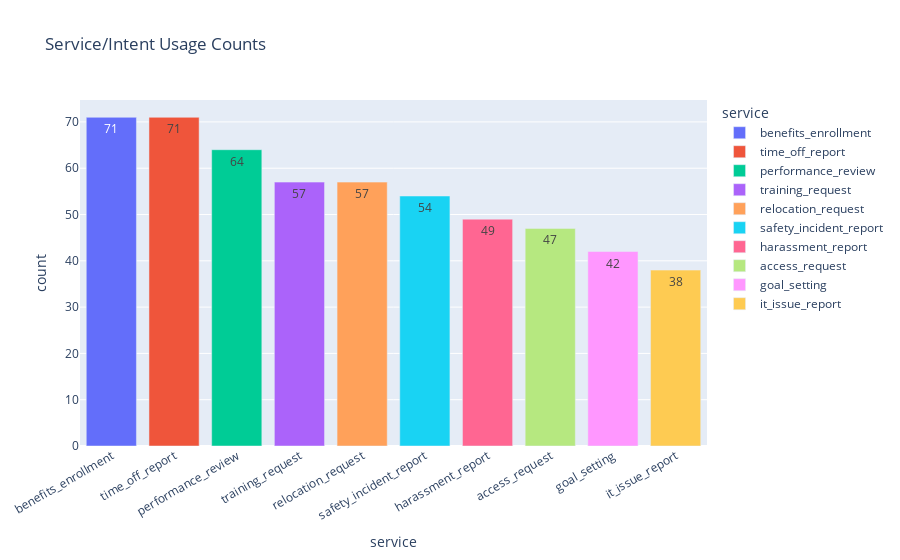

Notebook source saved alongside this figure:
### Markdown cell above
### The distribution of service/Intent

### Code cell
# Convert the value_counts Series to a DataFrame
service_counts = df['service'].value_counts().reset_index()
service_counts.columns = ['service', 'count']

fig = px.bar(
    service_counts, 
    x="service", 
    y="count", 
    title='Service/Intent Usage Counts',
    labels={"Intent": "Intent/Service", "Total Entities": "Total Number of Entities"},
    color="service",
    )

fig.update_traces(texttemplate='%{y}')
fig.update_layout(xaxis_tickangle=-30)


fig.show()

### Figure 1 — Plotly figure (JSON) as saved in the notebook; plotly's stock layout.template omitted (floating-point values rounded to 4 significant figures)
{"data": [{"hovertemplate": "service=%{x}<br>count=%{y}<extra></extra>", "legendgroup": "benefits_enrollment", "marker": {"color": "#636efa", "pattern": {"shape": ""}}, "name": "benefits_enrollment", "orientation": "v", "showlegend": true, "textposition": "auto", "texttemplate": "%{y}", "type": "bar", "x": ["benefits_enrollment"], "xaxis": "x", "y": [71], "yaxis": "y"}, {"hovertemplate": "service=%{x}<br>count=%{y}<extra></extra>", "legendgroup": "time_off_report", "marker": {"color": "#EF553B", "pattern": {"shape": ""}}, "name": "time_off_report", "orientation": "v", "showlegend": true, "textposition": "auto", "texttemplate": "%{y}", "type": "bar", "x": ["time_off_report"], "xaxis": "x", "y": [71], "yaxis": "y"}, {"hovertemplate": "service=%{x}<br>count=%{y}<extra></extra>", "legendgroup": "performance_review", "marker": {"color": "#00cc96", "pattern": {"shape": ""}}, "name": "performance_review", "orientation": "v", "showlegend": true, "textposition": "auto", "texttemplate": "%{y}", "type": "bar", "x": ["performance_review"], "xaxis": "x", "y": [64], "yaxis": "y"}, {"hovertemplate": "service=%{x}<br>count=%{y}<extra></extra>", "legendgroup": "training_request", "marker": {"color": "#ab63fa", "pattern": {"shape": ""}}, "name": "training_request", "orientation": "v", "showlegend": true, "textposition": "auto", "texttemplate": "%{y}", "type": "bar", "x": ["training_request"], "xaxis": "x", "y": [57], "yaxis": "y"}, {"hovertemplate": "service=%{x}<br>count=%{y}<extra></extra>", "legendgroup": "relocation_request", "marker": {"color": "#FFA15A", "pattern": {"shape": ""}}, "name": "relocation_request", "orientation": "v", "showlegend": true, "textposition": "auto", "texttemplate": "%{y}", "type": "bar", "x": ["relocation_request"], "xaxis": "x", "y": [57], "yaxis": "y"}, {"hovertemplate": "service=%{x}<br>count=%{y}<extra></extra>", "legendgroup": "safety_incident_report", "marker": {"color": "#19d3f3", "pattern": {"shape": ""}}, "name": "safety_incident_report", "orientation": "v", "showlegend": true, "textposition": "auto", "texttemplate": "%{y}", "type": "bar", "x": ["safety_incident_report"], "xaxis": "x", "y": [54], "yaxis": "y"}, {"hovertemplate": "service=%{x}<br>count=%{y}<extra></extra>", "legendgroup": "harassment_report", "marker": {"color": "#FF6692", "pattern": {"shape": ""}}, "name": "harassment_report", "orientation": "v", "showlegend": true, "textposition": "auto", "texttemplate": "%{y}", "type": "bar", "x": ["harassment_report"], "xaxis": "x", "y": [49], "yaxis": "y"}, {"hovertemplate": "service=%{x}<br>count=%{y}<extra></extra>", "legendgroup": "access_request", "marker": {"color": "#B6E880", "pattern": {"shape": ""}}, "name": "access_request", "orientation": "v", "showlegend": true, "textposition": "auto", "texttemplate": "%{y}", "type": "bar", "x": ["access_request"], "xaxis": "x", "y": [47], "yaxis": "y"}, {"hovertemplate": "service=%{x}<br>count=%{y}<extra></extra>", "legendgroup": "goal_setting", "marker": {"color": "#FF97FF", "pattern": {"shape": ""}}, "name": "goal_setting", "orientation": "v", "showlegend": true, "textposition": "auto", "texttemplate": "%{y}", "type": "bar", "x": ["goal_setting"], "xaxis": "x", "y": [42], "yaxis": "y"}, {"hovertemplate": "service=%{x}<br>count=%{y}<extra></extra>", "legendgroup": "it_issue_report", "marker": {"color": "#FECB52", "pattern": {"shape": ""}}, "name": "it_issue_report", "orientation": "v", "showlegend": true, "textposition": "auto", "texttemplate": "%{y}", "type": "bar", "x": ["it_issue_report"], "xaxis": "x", "y": [38], "yaxis": "y"}], "layout": {"barmode": "relative", "legend": {"title": {"text": "service"}, "tracegroupgap": 0}, "title": {"text": "Service/Intent Usage Counts"}, "xaxis": {"anchor": "y", "categoryarray": ["benefits_enrollment", "time_off_report", "performance_review", "training_request", "relocation_request", "safety_incident_report", "harassment_report", "access_request", "goal_setting", "it_issue_report"], "categoryorder": "array", "domain": [0, 1], "tickangle": -30, "title": {"text": "service"}}, "yaxis": {"anchor": "x", "domain": [0, 1], "title": {"text": "count"}}}}
